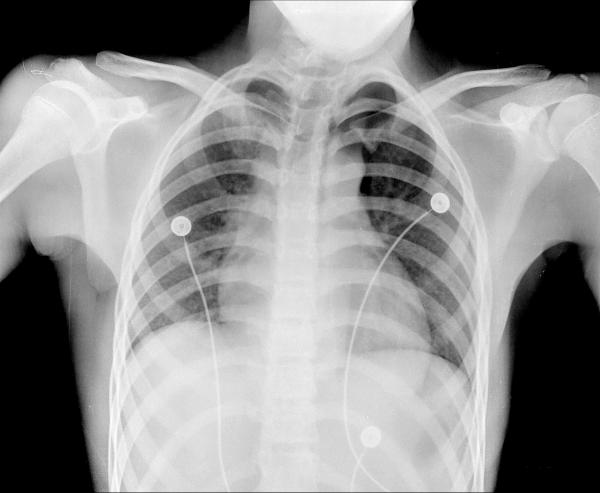
#> input picture Lab 3/pics/xRayChest.tif, 600 x 493 px
$ python getting_started.py
#> lines starting #> are read from the running program, lines starting #| are printed output that depends on the picture
import numpy as np
import matplotlib.pyplot as plt
from scipy import signal

from PIL import Image
import PIL

import cv2

xRayChest = cv2.imread('pics/xRayChest.tif')
#> xRayChest is the input picture: shape (493, 600, 3); min 0, max 253, mean 141.9
plt.figure(figsize=(10,10))
plt.imshow(cv2.cvtColor(xRayChest, cv2.COLOR_BGR2RGB))
plt.title('X-Ray Chest')
plt.show()

# ----------------------------------------------------- load cell image ------------------------------------------------------------------------------
file_name = 'pics/xRayChest.tif'
print('Pillow Version:', PIL.__version__)
print('OpenCV Version:', cv2.__version__)

# Open the image with pillow and convert to numpy array
image = Image.open(file_name)
gray_pixels = np.array(Image.open(file_name))

# summarize some details about the image
print(image.format)
#| TIFF
print('numpy array:', gray_pixels.dtype)
#| numpy array: uint8
print(gray_pixels.shape)
#| (493, 600)

# -------------------------------------------------- compute histogram -------------------------------------------------
my_filter = np.ones((9, 9)).astype(float) / 81.  # averaging filter
new_image = signal.convolve2d(gray_pixels.astype(float), my_filter, 'same')
new_image = new_image.astype(int)

# ---------------------------------------------------- display images --------------------------------------------------
fig = plt.figure(1)
plt.subplot(2, 1, 1)
plt.title('Gray-Scale Image')
plt.imshow(gray_pixels, cmap='gray')

ax = fig.add_subplot(2, 1, 2)
plt.title('Filtered Image')
plt.imshow(new_image, cmap='gray')

plt.show()

# ----------------------------------------------Convert image at any type to uint8--------------------------------------

def convert_any_type_to_uint8(picture, target_type_min = 0, target_type_max = 255, target_type = np.uint8):
    imin = picture.min()
    imax = picture.max()
    a = (target_type_max - target_type_min) / (imax - imin)
    b = target_type_max - a * imax
    new_img = (a * picture + b).astype(target_type)
    return new_img

# ---------------------------------------------------------Show pictures-------------------------------------------------


# The function cv2.imshow() is used to display an image in a window.
def show_image(picture):
    cv2.imshow('graycsale image', picture)

    # waitKey() waits for a key press to close the window and 0 specifies indefinite loop
    cv2.waitKey(0)

    # cv2.destroyAllWindows() simply destroys all the windows we created.
    cv2.destroyAllWindows()

    # The function cv2.imwrite() is used to write an image.
    # cv2.imwrite('grayscale.jpg',img_grayscale)


# --------------------------------------------------------- Task 3.1 --------------------------------------------------
#
# ----------------------------------------- Open the image with pillow and convert to numpy array-----------------------
def open_image(file_name):
    gray_pixels = np.array(Image.open(file_name))
    return gray_pixels

# ------------------------------------------------------------Define filters--------------------------------------------

# Average filter
def average_filter():
    average_filter = 1 / 9 * np.array([[1, 1, 1], [1, 1, 1], [1, 1, 1]])
    return average_filter


# Gaussian filter
def gaussian_filter():
    gaussian_filter = 1 / 16 * np.array([[1, 2, 1], [2, 4, 2], [1, 2, 1]])
    return gaussian_filter

# Laplace filter, sharpening image
def laplace1_filter():
    # Add / subtract laplace filter to original image:
    # Add if center matrix value is positive
    # Substract if center matrix value is negative
    # Diagonal neighbouring pixels are not considered
    laplace_filter = np.array([[0, 1, 0], [1, -4, 1], [0, 1, 0]])
    return laplace_filter

def laplace2_filter():
    # Add / subtract filter to original image:
    # Add if center matrix value is positive
    # Subtract if center matrix value is negative
    # Diagonal neighbouring pixels are considered
    laplace_filter = np.array([[1, 1, 1], [1, -8, 1], [1, 1, 1]])
    return laplace_filter

# ---------------------------------------------------------Plot pictures & histograms----------------------------------------------

def plot_pict_and_hist(gray_pixels, filtered_1, filtered_2, title_one="Orignal", title_two="New Image 1", title_three="New Image 2"):

    intensity_values = np.array([x for x in range(256)])

    plt.subplot(3, 2, 1)
    plt.imshow(gray_pixels, cmap='gray')
    plt.title(title_one)

    plt.subplot(3, 2, 3)
    plt.imshow(filtered_1, cmap='gray')
    plt.title(title_two)

    plt.subplot(3, 2, 5)
    plt.imshow(filtered_2, cmap='gray')
    plt.title(title_three)

    plt.xlabel('Pictures')

    plt.subplot(3, 2, 2)
    gray_pixels_converted = gray_pixels.astype('uint8')
    hist = cv2.calcHist([gray_pixels_converted], [0], None, [256], [0, 256])
    plt.bar(intensity_values, hist[:, 0], width=1)  # width = bin size
    plt.title(title_one)

    plt.subplot(3, 2, 4)
    filtered_1_converted = filtered_1.astype('uint8')
    hist = cv2.calcHist([filtered_1_converted], [0], None, [256], [0, 256])
    plt.bar(intensity_values, hist[:, 0], width=1)
    plt.title(title_two)

    plt.subplot(3, 2, 6)
    filtered_2_converted = filtered_2.astype('uint8')
    hist = cv2.calcHist([filtered_2_converted], [0], None, [256], [0, 256])
    plt.bar(intensity_values, hist[:, 0], width=1)
    plt.title(title_three)
    plt.xlabel('Intensity')

    plt.tight_layout()
    plt.subplots_adjust(wspace=0.1,
                        hspace=0.5)
    plt.show()


# -----------------------------------------------------Apply filters----------------------------------------------------


def average_and_gaussian_filters(gray_pixels):
    average_Image = signal.convolve2d(gray_pixels.astype(float), average_filter(), 'same')
    average_Image = convert_any_type_to_uint8(average_Image)
    # print('Average image', average_Image)

    gaussian_image = signal.convolve2d(gray_pixels.astype(float), gaussian_filter(), 'same')
    gaussian_image = convert_any_type_to_uint8(gaussian_image)
    # print('Gaussian image', gaussian_image)

    return average_Image, gaussian_image

# --------------------------------------------------------- Task 3.2 --------------------------------------------------

def apply_high_pass_filter(picture_original, picture_two):
    high_passed_filtered_picture = picture_original + (picture_original - picture_two)
    high_passed_filtered_picture = convert_any_type_to_uint8(high_passed_filtered_picture)
    # print('High pass image', high_passed_filtered_picture)

    return high_passed_filtered_picture

# --------------------------------------------------------- Task 3.3 --------------------------------------------------

# w/o diag. pixels considered
def apply_laplace_filter1(gray_pixels):
    laplace_Image = signal.convolve2d(gray_pixels.astype(float), laplace1_filter(), 'same')
    laplace_Image = convert_any_type_to_uint8(laplace_Image)
    return laplace_Image

# With diag. pixels considered
def apply_laplace_filter2(gray_pixels):
    laplace_Image = signal.convolve2d(gray_pixels.astype(float), laplace2_filter(), 'same')
    laplace_Image = convert_any_type_to_uint8(laplace_Image)
    # print('Laplace image', laplace_Image)

    return laplace_Image

def sharpen_image_1(gray_pixels, laplace_filtered_picture):
    sharpend_image_1 = gray_pixels - laplace_filtered_picture
    sharpend_image_1 = convert_any_type_to_uint8(sharpend_image_1)
    return sharpend_image_1

def sharpen_image_2(gray_pixels, high_pass_filtered_picture):
    sharpend_image_2 = gray_pixels  + high_pass_filtered_picture
    sharpend_image_2 = convert_any_type_to_uint8(sharpend_image_2)
    return sharpend_image_2

def sharpen_image_3(gray_pixels, gaussian_Image):
    sharpend_image_3 = gray_pixels + gaussian_Image
    sharpend_image_3 = convert_any_type_to_uint8(sharpend_image_3)
    return sharpend_image_3


#------------------------------------------------------------Main-------------------------------------------------------

if __name__ == '__main__':
    # Task 3.1
    gray_pixels = open_image('pics/ctSkull.tif')
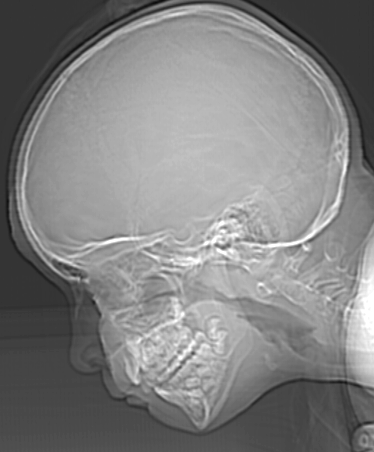
#> input picture Lab 3/pics/ctSkull.tif, 374 x 452 px
#> in open_image, gray_pixels is the input picture: shape (452, 374); min 12, max 255, mean 129.4
    average_image, gaussian_image = average_and_gaussian_filters(gray_pixels)
#> in convert_any_type_to_uint8, `imin = picture.min()`: imin = 12.56
#> in convert_any_type_to_uint8, `imax = picture.max()`: imax = 255
#> in convert_any_type_to_uint8, `a = (target_type_max - target_type_min) / (imax - imin)`: a = 1.05
#> in convert_any_type_to_uint8, `b = target_type_max - a * imax`: b = -13.21
    plot_pict_and_hist(gray_pixels, average_image, gaussian_image, "Gray pixel", "Average Filter", "Gaussian Filter")
#> in plot_pict_and_hist, `hist = cv2.calcHist([gray_pixels_converted], [0], None, [256], [0, 256])`: hist = 256 values, max 12310 at index 52, min 0 at index 0, mean 660.3
#> in plot_pict_and_hist, `hist = cv2.calcHist([filtered_1_converted], [0], None, [256], [0, 256])`: hist = 256 values, max 11635 at index 41, min 0 at index 1, mean 660.3
#> in plot_pict_and_hist, `hist = cv2.calcHist([filtered_2_converted], [0], None, [256], [0, 256])`: hist = 256 values, max 10748 at index 40, min 0 at index 1, mean 660.3

    # Task 3.2
    gray_pixels = open_image('pics/ctSkull.tif')
    average_image, gaussian_image = average_and_gaussian_filters(gray_pixels)
    high_passed_filtered_picture = apply_high_pass_filter(gray_pixels, average_image)
    plot_pict_and_hist(gray_pixels, average_image, high_passed_filtered_picture, "Gray Pixel", "Average Filter / Low pass", "High Pass")

    gray_pixels = open_image('pics/xRayChest.tif')
    average_image, gaussian_image = average_and_gaussian_filters(gray_pixels)
    high_passed_filtered_picture = apply_high_pass_filter(gray_pixels, average_image)
    plot_pict_and_hist(gray_pixels, average_image, high_passed_filtered_picture, "Gray Pixel", "Average Filter / Low pass", "High Pass")

    # Impact of low versus high pass filtering
    # Low pass filter
    # - Used for smoothing the image
    # - Attenuates high and preserves low frequencies
    # - Low frequencies pass through
    # High pass filter
    # - Used for sharpening the image
    # - Attenuates low and preserves high frequencies
    # - High frequencies pass through

    # Task 3.3
    # 3.3.1 + # 3.3.2
    gray_pixels = open_image('pics/ctSkull.tif')
    laplace_filtered_picture = apply_laplace_filter1(gray_pixels)
    average_image, gaussian_image = average_and_gaussian_filters(gray_pixels)
    high_passed_filtered_picture = apply_high_pass_filter(gray_pixels, average_image)
    plot_pict_and_hist(gray_pixels, laplace_filtered_picture, high_passed_filtered_picture, "Gray Pixel", "Laplace Filter w/o diag. pixels", "High Pass")

    gray_pixels = open_image('pics/xRayChest.tif')
    laplace_filtered_picture = apply_laplace_filter1(gray_pixels)
#> in apply_laplace_filter1 (call 2), `laplace_Image = signal.convolve2d(gray_pixels.astype(float), laplace1_..`:
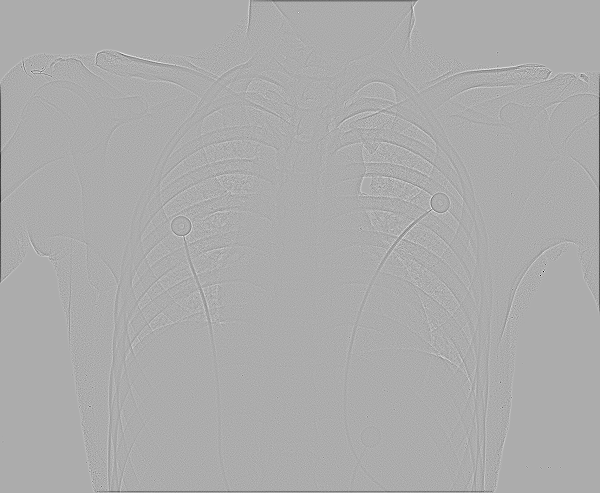
#> laplace_Image: shape (493, 600) float64; min -341, max 164, mean -0.5; drawn with min black and max white
    average_image, gaussian_image = average_and_gaussian_filters(gray_pixels)
    high_passed_filtered_picture = apply_high_pass_filter(gray_pixels, average_image)
    plot_pict_and_hist(gray_pixels, laplace_filtered_picture, high_passed_filtered_picture, "Gray Pixel", "Laplace Filter w/o diag.  pixels", "High Pass")

    # 3.3.3
    # Sharpen image with high Laplace filter
    # w/o diag. pixels considered
    gray_pixels = open_image('pics/ctSkull.tif')
    laplace_filtered_picture = apply_laplace_filter1(gray_pixels)
    sharpend_image_1 = sharpen_image_1(gray_pixels, laplace_filtered_picture)
    plot_pict_and_hist(gray_pixels, laplace_filtered_picture, sharpend_image_1, "Gray Pixel", "Laplace Filter w/o diag. pixels", "Sharpend Image")

    gray_pixels = open_image('pics/xRayChest.tif')
    laplace_filtered_picture = apply_laplace_filter1(gray_pixels)
    sharpend_image_1 = sharpen_image_1(gray_pixels, laplace_filtered_picture)
    plot_pict_and_hist(gray_pixels, laplace_filtered_picture, sharpend_image_1, "Gray Pixel", "Laplace Filter w/o diag. pixels", "Sharpend Image")

    # Sharpen image with high Laplace filter
    # with diagonal pixels considered
    gray_pixels = open_image('pics/ctSkull.tif')
    laplace_filtered_picture = apply_laplace_filter2(gray_pixels)
    sharpend_image_1 = sharpen_image_1(gray_pixels, laplace_filtered_picture)
    plot_pict_and_hist(gray_pixels, laplace_filtered_picture, sharpend_image_1, "Gray Pixel", "Laplace Filter with diag. pixels", "Sharpend Image")

    gray_pixels = open_image('pics/xRayChest.tif')
    laplace_filtered_picture = apply_laplace_filter2(gray_pixels)
    sharpend_image_1 = sharpen_image_1(gray_pixels, laplace_filtered_picture)
#> in sharpen_image_1 (call 4), `sharpend_image_1 = gray_pixels - laplace_filtered_picture`:
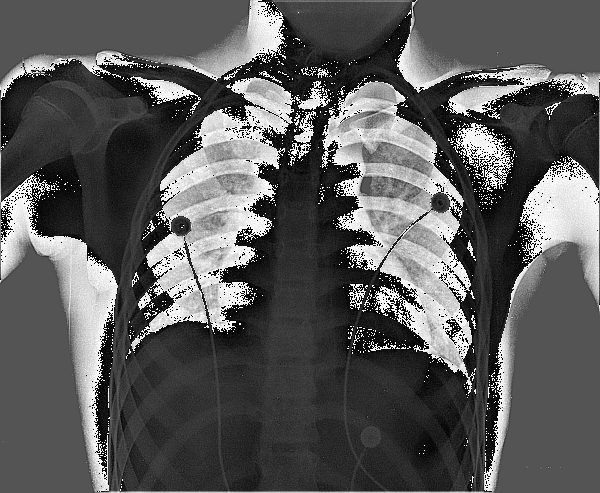
#> sharpend_image_1: shape (493, 600); min 0, max 255, mean 90.1
    plot_pict_and_hist(gray_pixels, laplace_filtered_picture, sharpend_image_1, "Gray Pixel", "Laplace Filter with diag. pixels", "Sharpend Image")
#> in plot_pict_and_hist (call 9), `hist = cv2.calcHist([gray_pixels_converted], [0], None, [256], [0, 256])`: hist = 256 values, max 60362 at index 0, min 0 at index 254, mean 1155.5
#> in plot_pict_and_hist (call 9), `hist = cv2.calcHist([filtered_1_converted], [0], None, [256], [0, 256])`: hist = 256 values, max 77875 at index 172, min 0 at index 1, mean 1155.5
#> in plot_pict_and_hist (call 9), `hist = cv2.calcHist([filtered_2_converted], [0], None, [256], [0, 256])`: hist = 256 values, max 59009 at index 84, min 114 at index 96, mean 1155.5
#> in plot_pict_and_hist (call 9), `plt.show()`:
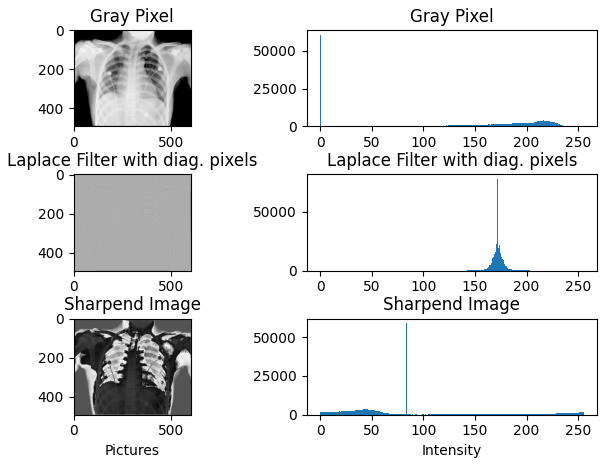
#> figure drawn by matplotlib, 6 panels; panel 4: tallest bar 60362 high, from x = -0.5 to 0.5; panel 5: tallest bar 77875 high, from x = 171.5 to 172.5; panel 6: tallest bar 59009 high, from x = 83.5 to 84.5


    # Sharpen image with high pass filter
    gray_pixels = open_image('pics/ctSkull.tif')
    average_image, gaussian_image = average_and_gaussian_filters(gray_pixels)
    high_passed_filtered_picture = apply_high_pass_filter(gray_pixels, average_image)
    sharpend_image_2 = sharpen_image_2(gray_pixels, high_passed_filtered_picture)
#> in sharpen_image_2, `sharpend_image_2 = gray_pixels  + high_pass_filtered_picture`:
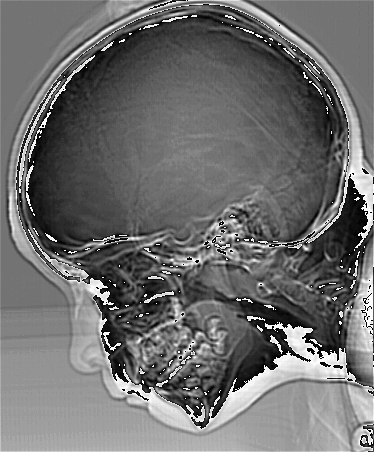
#> sharpend_image_2: shape (452, 374); min 0, max 255, mean 109.5
    plot_pict_and_hist(gray_pixels, high_passed_filtered_picture, sharpend_image_2, "Gray Pixel", "High Pass", "Sharpend Image")

    gray_pixels = open_image('pics/xRayChest.tif')
    average_image, gaussian_image = average_and_gaussian_filters(gray_pixels)
    high_passed_filtered_picture = apply_high_pass_filter(gray_pixels, average_image)
    sharpend_image_2 = sharpen_image_2(gray_pixels, high_passed_filtered_picture)
    plot_pict_and_hist(gray_pixels, high_passed_filtered_picture, sharpend_image_2, "Gray Pixel", "High Pass", "Sharpend Image")

    # 3.3.5
    # Sharpen image by applying Gaussian unsharp masking instead of Laplace filtering
    gray_pixels = open_image('pics/ctSkull.tif')
    average_image, gaussian_image = average_and_gaussian_filters(gray_pixels)
    sharpend_image_3 = sharpen_image_3(gray_pixels, gaussian_image)
    plot_pict_and_hist(gray_pixels, gaussian_image, sharpend_image_3, "Gray Pixel", "Gaussian Filter", "Sharpend Image")
#> in plot_pict_and_hist (call 12), `hist = cv2.calcHist([gray_pixels_converted], [0], None, [256], [0, 256])`: hist = 256 values, max 12310 at index 52, min 0 at index 0, mean 660.3
#> in plot_pict_and_hist (call 12), `hist = cv2.calcHist([filtered_1_converted], [0], None, [256], [0, 256])`: hist = 256 values, max 10748 at index 40, min 0 at index 1, mean 660.3
#> in plot_pict_and_hist (call 12), `hist = cv2.calcHist([filtered_2_converted], [0], None, [256], [0, 256])`: hist = 256 values, max 11293 at index 92, min 93 at index 207, mean 660.3
#> in plot_pict_and_hist (call 12), `plt.show()`:
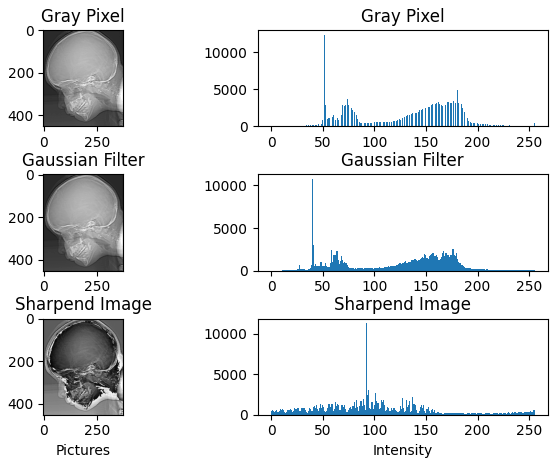
#> figure drawn by matplotlib, 6 panels; panel 4: tallest bar 12310 high, from x = 51.5 to 52.5; panel 5: tallest bar 10748 high, from x = 39.5 to 40.5; panel 6: tallest bar 11293 high, from x = 91.5 to 92.5

    gray_pixels = open_image('pics/xRayChest.tif')
    average_image, gaussian_image = average_and_gaussian_filters(gray_pixels)
    sharpend_image_3 = sharpen_image_3(gray_pixels, gaussian_image)
#> in sharpen_image_3 (call 2), `sharpend_image_3 = gray_pixels + gaussian_Image`:
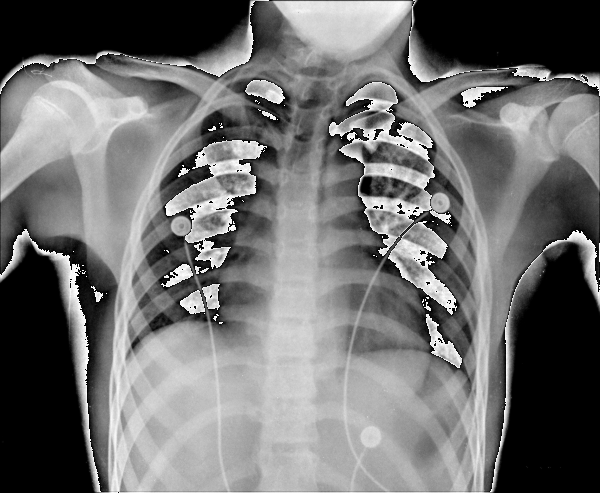
#> sharpend_image_3: shape (493, 600); min 0, max 255, mean 112
    plot_pict_and_hist(gray_pixels, gaussian_image, sharpend_image_3, "Gray Pixel", "Gaussian Filter", "Sharpend Image")


# TODO Add comments and 3.4, check if histograms and pictures are accurate.
# TODO Problem: Some images are in int64 others in uint8
# TODO Bilder einzeln mit treffenden Namen speichern.

    # 3.4

    # Supplemental test
    # The function cv2.imread() is used to read an image.
    gray_pixels = cv2.imread('pics/ctSkull.tif', 0)
    show_image(convert_any_type_to_uint8(gray_pixels))
